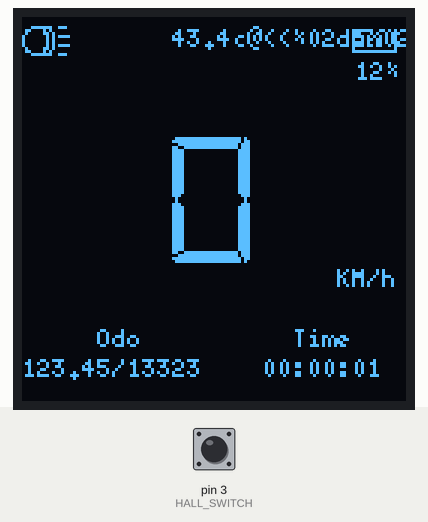
Simulated run of this sketch. Board: Arduino Uno, built with avr-gcc and run on an emulated ATmega328P. Shown: 128×128 one-colour display. The test bench sets the inputs (shaded band); at power-on: pin 3 (HALL_SWITCH) HIGH.

Above: at 2.2 s.
2.3 s: pin 3 (HALL_SWITCH) pulled LOW for 0.15 s
At 3.9 s:
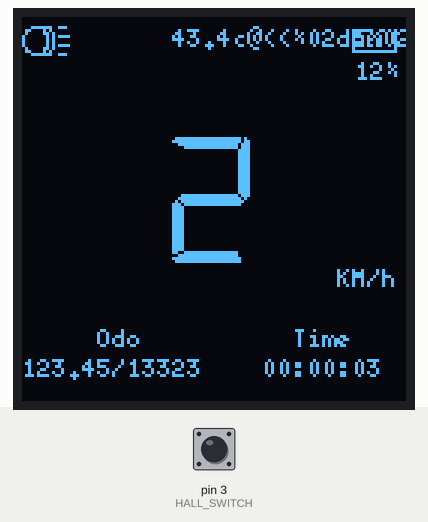
Timing chart, 0 to 5.4 s (numbered marks = the images above; inputs shaded):
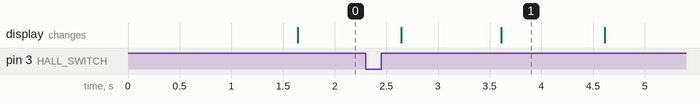

The sketch:

speedometer.ino
```cpp
#include <Arduino.h>
#include <U8g2lib.h>
#include <EEPROM.h>

#include "bitmap.h"

#ifdef U8X8_HAVE_HW_SPI
#include <SPI.h>
#endif
#ifdef U8X8_HAVE_HW_I2C
#include <Wire.h>
#endif

#define HALL_SWITCH  3

U8G2_SSD1327_MIDAS_128X128_2_4W_HW_SPI u8g2(U8G2_R0, /* cs=*/ 10, /* dc=*/ 9, /* reset=*/ 8);

// speedometer variables
boolean inMetric = true;
float start, elapsed;
float wheelCir = 2.09; //in meters
int speedDisplay;

//time
char timeBuffer[10];

//temperature
char tmpBuffer[] = {'4', '3', '.', '4', 'c'};

//odometer
unsigned long revolutionCount = 0;
float currentDistance;
unsigned int odoTotal = 0;

//delays
unsigned long mainScrRefInterval = 1000;// = 500 millisec
unsigned long mainScrPrevMillis = 0;//

boolean switchTest = true;

void setup(void) {
  //  Serial.begin(9600);
  attachInterrupt(digitalPinToInterrupt(HALL_SWITCH), speedInt, FALLING );

  pinMode(HALL_SWITCH, INPUT);

  u8g2.begin();
  u8g2.setContrast(255);

  start = millis();
}


void loop(void) {

  displayMainScreen();


}
void displayMainScreen() {

  if (millis() - mainScrPrevMillis > mainScrRefInterval) {

    detachInterrupt(digitalPinToInterrupt(HALL_SWITCH));

    mainScrPrevMillis = millis();
    timerCalculation();
    //    Serial.println(timeBuffer);
    u8g2.firstPage();
    do {
      u8g2.setFont(u8g2_font_5x8_tr);
      //u8g2.setFont(u8g2_font_synchronizer_nbp_tr);

      u8g2.drawXBMP( 110, 0, 16, 16, battery_bitmap);
      u8g2.setCursor(111, 21);
      u8g2.print(F("12%"));

      u8g2.drawXBMP( 0, 0, 16, 16, light_bitmap);
      u8g2.setCursor(50, 10); //temperature
      u8g2.print(tmpBuffer); //temperature

//      u8g2.setFont(u8g2_font_6x10_tr);

      u8g2.setCursor(25, 110);
      u8g2.print(F("Odo"));
      u8g2.setCursor(0, 120);
      u8g2.print(F("123.45/13323"));


      u8g2.setCursor(90, 110); //elapsed time
      u8g2.print(F("Time"));
      u8g2.setCursor(80, 120);
      u8g2.print(timeBuffer);

      u8g2.setCursor(105, 90);
      u8g2.print(F("KM/h"));

//      u8g2.setFont(u8g2_font_logisoso46_tr );
//  u8g2.setFont(u8g2_font_fub42_tr);
u8g2.setFont(u8g2_font_7Segments_26x42_mn);

      if (speedDisplay < 10) {
        u8g2.setCursor(50, 82);
      } else {
        u8g2.setCursor(30, 82);
      }
      u8g2.print(speedDisplay);

    } while ( u8g2.nextPage() );

    attachInterrupt(digitalPinToInterrupt(HALL_SWITCH), speedInt, FALLING );
  }
}

void speedInt() {
  switchTest = true;
  elapsed = millis() - start;
  start = millis();
  revolutionCount++;

  if (inMetric) {
    speedDisplay = (3600 * wheelCir) / elapsed;
    currentDistance = revolutionCount * wheelCir / 1000;
    //speedDisplay = (3600 * (wheelCir * .62137) ) / elapsed //in MPH
  }
  //        Serial.println(F("Display"));
  //    Serial.println(elapsed);
  //    Serial.println(start);
  //    Serial.println(revolutionCount);

  //    }
}
void timerCalculation() {
  unsigned long over;
  int runHours = int(millis() / 3600000);
  over = (millis() % 3600000);
  int runMinutes = int(over / 60000);
  over = over % 60000;
  int runSeconds = int(over / 1000);


  //
  //  Serial.println(runHours);
  //  Serial.println(runMinutes);
  //  Serial.println(runSeconds);
//
//    char bff[4];
//    if (runHours > 0) {
////      Serial.println("1");
//      itoa(bff, runHours, 10);
//      timeBuffer[0] = bff[0];
//      timeBuffer[1] = bff[1];
//    } else {
////      Serial.println("2");
//      timeBuffer[0] = '0';
//      timeBuffer[1] = '0';
//    }
//    timeBuffer[2] = ':';
////    Serial.println("3");
//    itoa(bff, runMinutes, 10);
//    if (runMinutes < 10) {
////      Serial.println("4");
//      timeBuffer[3] = '0';
//      timeBuffer[4] = bff[0];
//    } else {
////      Serial.println("5");
//      timeBuffer[3] = bff[0];
//      timeBuffer[4] = bff[1];
//    }
////     Serial.println("54");
//    timeBuffer[5] = ':';
////     Serial.println("55");
//    itoa(bff, runSeconds, 10);
//    if (runSeconds < 10) {
////      Serial.println("6");
//      timeBuffer[6] = '0';
//      timeBuffer[7] = bff[0];
//    } else {
////     Serial.println("522");
//      timeBuffer[6] = bff[0];
//      timeBuffer[7] = bff[1];
//    }
  //Serial.println("done");
  //  dtostrf(currentDistance, 7, 0, bff);

      sprintf(timeBuffer, "%02d:%02d:%02d", runHours, runMinutes, runSeconds); ///user a lot.. may if running out , replace
}

void distance() {

}

//
//char m_str[3];
//  strcpy(m_str, u8x8_u8toa(m, 2));    /* convert m to a string with two digits */
//  u8g2.firstPage();
//  do {
//    u8g2.setFont(u8g2_font_logisoso62_tn);
//    u8g2.drawStr(0,63,"9");
//    u8g2.drawStr(33,63,":");
//    u8g2.drawStr(50,63,m_str);
//
//     u8g2.drawXBMP( 10, 115, 16, 16, battery_bitmap);
//     u8g2.drawXBMP( 30, 115, 16, 16, light_bitmap);
//     u8g2.setFont(u8g2_font_5x8_mn);
//     u8g2.drawStr(30,107,"10%");
//
//
//
//  } while ( u8g2.nextPage() );
//  delay(100);
//  m++;
//  if ( m == 60 )
//    m = 0;
```

bitmap.h
```cpp
static const uint8_t  battery_bitmap[] PROGMEM = {
 0x00,0x00,0x00,0x00,0x00,0x00,0x00,0x00,0xff,0x7f,0x01,0x40,0x6d,0x5b,0x6d,
 0xdb,0x6d,0xdb,0x6d,0x5b,0x01,0x40,0xff,0x7f,0x00,0x00,0x00,0x00,0x00,0x00,
 0x00,0x00 };

static const uint8_t  light_bitmap[] PROGMEM = {
 0x00,0x00,0x00,0x00,0x00,0x00,0xf8,0x73,0x86,0x02,0x82,0x05,0x01,0xf5,0x01,
 0x05,0x01,0x05,0x01,0xf5,0x82,0x05,0x86,0x02,0xf8,0x73,0x00,0x00,0x00,0x00,
 0x00,0x00 };
```
